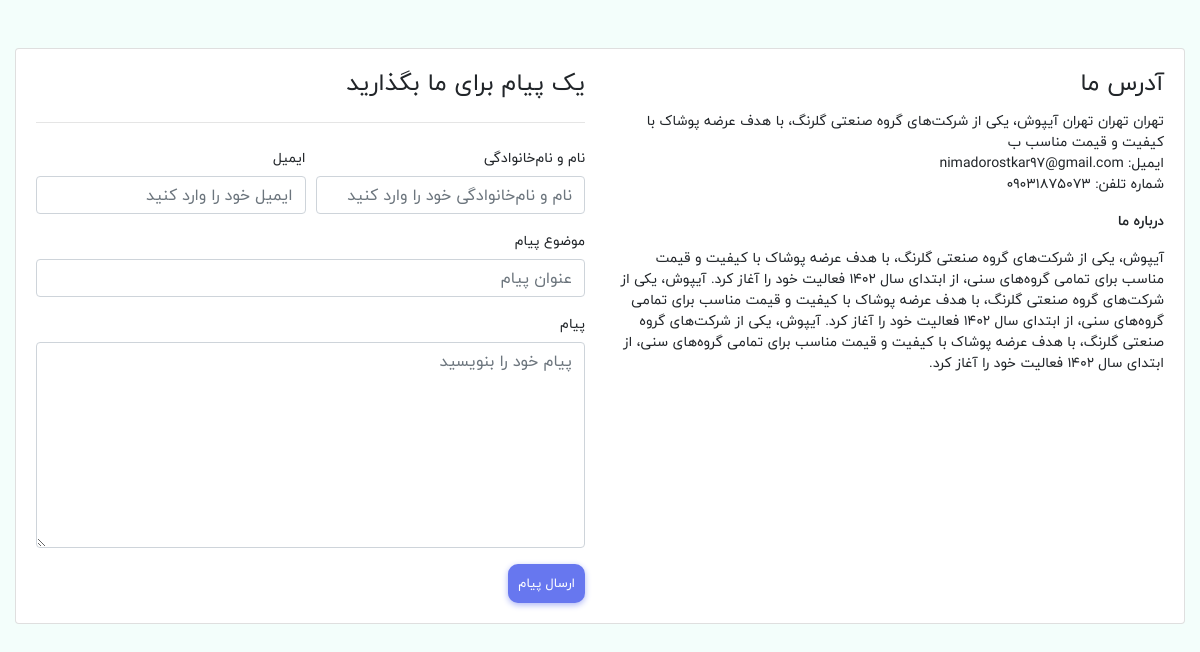
The app's page /contact_us with its own data.
### eshop_setting/models.py (models this page shows, shortened)
class SiteSetting(models.Model):
    STATUS = (
        ('True', 'True'),
        ('False', 'False'),
    )
    domain = models.CharField(max_length=150, blank=True)
    title = models.CharField(max_length=150, verbose_name='عنوان')
    keywords = models.CharField(max_length=255, verbose_name='کلمه کلیدی')
    description = models.CharField(max_length=255, verbose_name='توضیحات')
    company = models.CharField(max_length=50, verbose_name='نام شرکت')
    address = models.CharField(blank=True, max_length=100, verbose_name='آدرس')
    phone = models.CharField(blank=True, max_length=15, verbose_name='تلفن')
    mobile = models.CharField(blank=True, max_length=50, verbose_name='موبایل')
    fax = models.CharField(blank=True, max_length=15, verbose_name='فکس')
    email = models.CharField(blank=True, max_length=50, verbose_name='ایمیل')
    smtpserver = models.CharField(blank=True, max_length=50)
    smtpemail = models.CharField(blank=True, max_length=50)
    smtppassword = models.CharField(blank=True, max_length=10)
    smtpport = models.CharField(blank=True, max_length=5)
    telegram = models.CharField(blank=True, max_length=150, verbose_name='تلگرام')
    instagram = models.CharField(blank=True, max_length=150, verbose_name='اینستاگرام')
    twitter = models.CharField(blank=True, max_length=150, verbose_name='توئیتر')
    youtube = models.CharField(blank=True, max_length=150, verbose_name='یوتوب')
    copy_right = models.CharField(max_length=50, verbose_name='کپی رایت')
    aboutus = RichTextUploadingField(blank=True, verbose_name='درباره ما')
    contact = RichTextUploadingField(blank=True, verbose_name='تماس با ما')
    references = RichTextUploadingField(blank=True, verbose_name='رفرنس')
    status = models.CharField(max_length=10, choices=STATUS, verbose_name='وضعیت')
    logo = models.ImageField(blank=True, upload_to=upload_image_path, verbose_name='لوگو')
    enemad_code = models.TextField(blank=True)
    create_at = models.DateTimeField(auto_now_add=True, verbose_name='زمان ایجاد')
    update_at = models.DateTimeField(auto_now=True, verbose_name='آخرین آپدیت')
    class Meta:
        verbose_name = 'تنظیمات سایت'
        verbose_name_plural = 'تنظیمات سایت'

### eshop_contact/views.py (the view, shortened to what this page needs)
# urls.py: path('contact_us', contact_page, name='contact'),
def contact_page(request):
    contact_form = ContactUSForm(request.POST or None)
    site_info = SiteSetting.objects.filter(status=True).first()
    context = {
        'contact_form': contact_form,
        'site_info': site_info,
    }
    return render(request, 'contact_us/contact_us.html', context)

### eshop_contact/forms.py
class ContactUSForm(forms.Form):
    name = forms.CharField(
        widget=forms.TextInput(attrs={'placeholder': 'نام و نام‌خانوادگی خود را وارد کنید', 'class': 'form-control'}),
        label='نام و نام‌خانوادگی',
        validators=[
            validators.MaxLengthValidator(20, 'نام کاربری نباید بیشتر از 20 کارکتر باشد'),
            validators.MinLengthValidator(4, 'نام کاربری نباید کمتر از 4 کارکتر باشد')
        ]
    )
    email = forms.EmailField(
        widget=forms.EmailInput(attrs={'placeholder': 'ایمیل خود را وارد کنید', 'class': 'form-control'}),
        label='ایمیل'
    )
    subject = forms.CharField(
        widget=forms.TextInput(attrs={'placeholder': 'عنوان پیام', 'class': 'form-control'}),
        label='موضوع پیام',
        validators=[
            validators.MaxLengthValidator(20, 'عنوان نباید بیشتر از 100 کارکتر باشد'),
            validators.MinLengthValidator(4, 'عنوان نباید کمتر از 4 کارکتر باشد')
        ]
    )
    message = forms.CharField(
        widget=forms.Textarea(
            attrs={'rows': 8, 'placeholder': 'پیام خود را بنویسید', 'class': 'form-control '}),
        label='پیام'
    )

### eshop_contact/templates/contact_us/contact_us.html (shortened to what this page needs)
{% extends 'shared/_MainLayout.html' %}
{% load static %}
{% block content %}
    <main class="main-content dt-sl mt-4 mb-3">
        <div class="container main-container">
            <div class="card mb-2 mt-4">
                <div class="card-body contact-us">
                    <div class="contact-us__container">
                        <div class="row">
                            <div class="col-12 col-lg-6 pb-4 pb-lg-0">
                                <h4 class="contact-us__header card-title">آدرس ما</h4>
                                <div class="contact-us__address">
                                    <p>{{ site_info.address }}
                                        <br>ایمیل:
                                        {{ site_info.email }}
                                        <br>شماره تلفن:
                                        {{ site_info.phone }}</p>
                                    <p><strong>درباره ما</strong>
                                        <br>
                                        {{ site_info.aboutus|safe }}
                                       </p>
                                </div>
                            </div>
                            <div class="col-12 col-lg-6">
                                <h4 class="contact-us__header card-title pb-2">یک پیام برای ما بگذارید</h4>
                                <hr class="pb-2">
                                <form action="{% url 'contact' %}" method="post">
                                    <div class="form-row">
                                        <div class="form-group col-md-6">
                                            <label for="form-message">{{ contact_form.name.label }}</label>
                                            {{ contact_form.name }}
                                        </div>
                                        <div class="form-group col-md-6">
                                            <label for="form-message">{{ contact_form.email.label }}</label>
                                            {{ contact_form.email }}
                                        </div>
                                    </div>
                                    <div class="form-group">
                                        <label for="form-message">{{ contact_form.subject.label }}</label>
                                        {{ contact_form.subject }}
                                    </div>
                                    <div class="form-group">
                                        <label for="form-message">{{ contact_form.message.label }}</label>
                                        {{ contact_form.message }}
                                    </div>
                                    <button type="submit" class="btn btn-primary">ارسال پیام</button>
                                </form>
                            </div>
                        </div>
                    </div>
                </div>
            </div>
        </div>
    </main>
{% endblock %}

### records on screen
SiteSetting: address "تهران تهران تهران آیپوش، یکی از شرکت‌های گروه صنعتی گلرنگ، با هدف عرضه پوشاک با کیفیت و قیمت مناسب ب", email "nimadorostkar97@gmail.com", phone "09031875073", aboutus "آیپوش، یکی از شرکت‌های گروه صنعتی گلرنگ، با هدف عرضه پوشاک با کیفیت و قیمت مناسب برای تمامی گروه‌های سنی، از ابتدای سال ۱۴۰۲ فعالیت خود را آغاز کرد. آیپوش، یکی از شرکت‌های گروه صنعتی گلرنگ، با هدف عرضه پوشاک با کیفیت و قیمت مناسب برای تمامی گروه‌های سنی، از ابتدای سال ۱۴۰۲ فعالیت خود را آغاز کرد. آیپوش، یکی از شرکت‌های گروه صنعتی گلرنگ، با هدف عرضه پوشاک با کیفیت و قیمت مناسب برای تمامی گروه‌های سنی، از ابتدای سال ۱۴۰۲ فعالیت خود را آغاز کرد."

### other values on screen
{{ contact_form.name.label }} "نام و نام‌خانوادگی"
{{ contact_form.email.label }} "ایمیل"
{{ contact_form.subject.label }} "موضوع پیام"
{{ contact_form.message.label }} "پیام"
